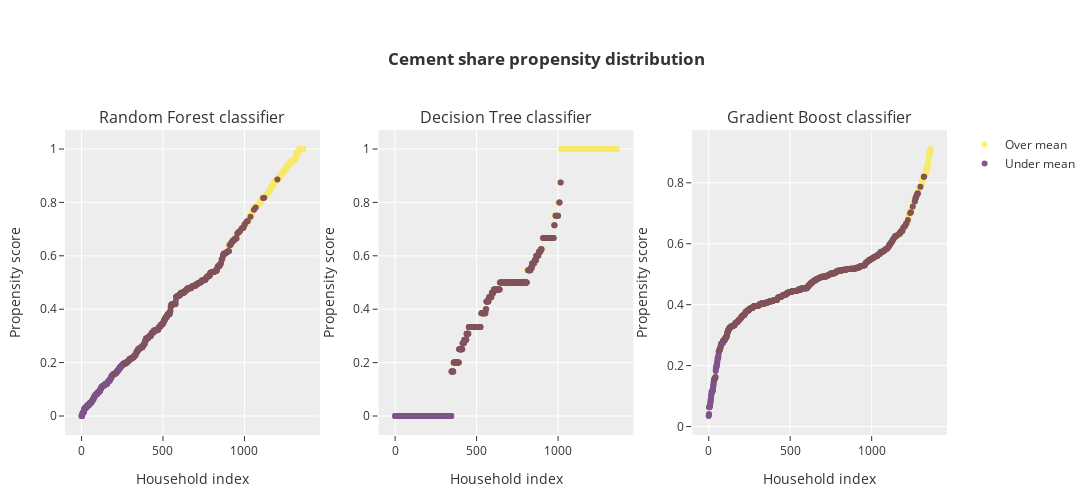

This figure's notebook cell:
### Code cell
plot_distribution(prop_data)

### Figure 1 — Plotly figure (JSON) as saved in the notebook; plotly's stock layout.template omitted (floating-point values rounded to 4 significant figures; data arrays with more than 128 entries replaced by an {"elided": "..."} marker saying what was removed)
{"data": [{"hovertemplate": "Household index: %{x:,.0f}<br>Propensity score: %{y:.2f}<br><extra></extra>", "marker": {"color": "#fde725", "size": 6}, "mode": "markers", "name": "Over mean", "opacity": 0.65, "showlegend": true, "type": "scatter", "x": {"elided": "664 int values"}, "xaxis": "x", "y": {"elided": "664 float values"}, "yaxis": "y"}, {"hovertemplate": "Household index: %{x:,.0f}<br>Propensity score: %{y:.2f}<br><extra></extra>", "marker": {"color": "#440154", "size": 6}, "mode": "markers", "name": "Under mean", "opacity": 0.65, "showlegend": true, "type": "scatter", "x": {"elided": "698 int values"}, "xaxis": "x", "y": {"elided": "698 float values"}, "yaxis": "y"}, {"hovertemplate": "Household index: %{x:,.0f}<br>Propensity score: %{y:.2f}<br><extra></extra>", "marker": {"color": "#fde725", "size": 6}, "mode": "markers", "name": "Over mean", "opacity": 0.65, "showlegend": false, "type": "scatter", "x": {"elided": "664 int values"}, "xaxis": "x2", "y": {"elided": "664 float values"}, "yaxis": "y2"}, {"hovertemplate": "Household index: %{x:,.0f}<br>Propensity score: %{y:.2f}<br><extra></extra>", "marker": {"color": "#440154", "size": 6}, "mode": "markers", "name": "Under mean", "opacity": 0.65, "showlegend": false, "type": "scatter", "x": {"elided": "698 int values"}, "xaxis": "x2", "y": {"elided": "698 float values"}, "yaxis": "y2"}, {"hovertemplate": "Household index: %{x:,.0f}<br>Propensity score: %{y:.2f}<br><extra></extra>", "marker": {"color": "#fde725", "size": 6}, "mode": "markers", "name": "Over mean", "opacity": 0.65, "showlegend": false, "type": "scatter", "x": {"elided": "664 int values"}, "xaxis": "x3", "y": {"elided": "664 float values"}, "yaxis": "y3"}, {"hovertemplate": "Household index: %{x:,.0f}<br>Propensity score: %{y:.2f}<br><extra></extra>", "marker": {"color": "#440154", "size": 6}, "mode": "markers", "name": "Under mean", "opacity": 0.65, "showlegend": false, "type": "scatter", "x": {"elided": "698 int values"}, "xaxis": "x3", "y": {"elided": "698 float values"}, "yaxis": "y3"}], "layout": {"annotations": [{"font": {"size": 16}, "showarrow": false, "text": "Random Forest classifier", "x": 0.1444, "xanchor": "center", "xref": "paper", "y": 1, "yanchor": "bottom", "yref": "paper"}, {"font": {"size": 16}, "showarrow": false, "text": "Decision Tree classifier", "x": 0.5, "xanchor": "center", "xref": "paper", "y": 1, "yanchor": "bottom", "yref": "paper"}, {"font": {"size": 16}, "showarrow": false, "text": "Gradient Boost classifier", "x": 0.8556, "xanchor": "center", "xref": "paper", "y": 1, "yanchor": "bottom", "yref": "paper"}], "autosize": false, "height": 500, "margin": {"b": 65, "l": 65, "r": 65, "t": 130}, "showlegend": true, "title": {"text": "<b>Cement share propensity distribution<b>"}, "width": 1200, "xaxis": {"anchor": "y", "autorange": true, "domain": [0, 0.2889], "range": [-98.45, 1459.0], "title": {"text": "Household index"}, "type": "linear"}, "xaxis2": {"anchor": "y2", "autorange": true, "domain": [0.3556, 0.6444], "range": [-98.45, 1459.0], "title": {"text": "Household index"}, "type": "linear"}, "xaxis3": {"anchor": "y3", "autorange": true, "domain": [0.7111, 1], "range": [-98.45, 1459.0], "title": {"text": "Household index"}, "type": "linear"}, "yaxis": {"anchor": "x", "autorange": true, "domain": [0, 1], "range": [-0.07116, 1.071], "title": {"text": "Propensity score"}, "type": "linear"}, "yaxis2": {"anchor": "x2", "autorange": true, "domain": [0, 1], "range": [-0.07116, 1.071], "title": {"text": "Propensity score"}, "type": "linear"}, "yaxis3": {"anchor": "x3", "autorange": true, "domain": [0, 1], "range": [-0.02776, 0.9732], "title": {"text": "Propensity score"}, "type": "linear"}}}
